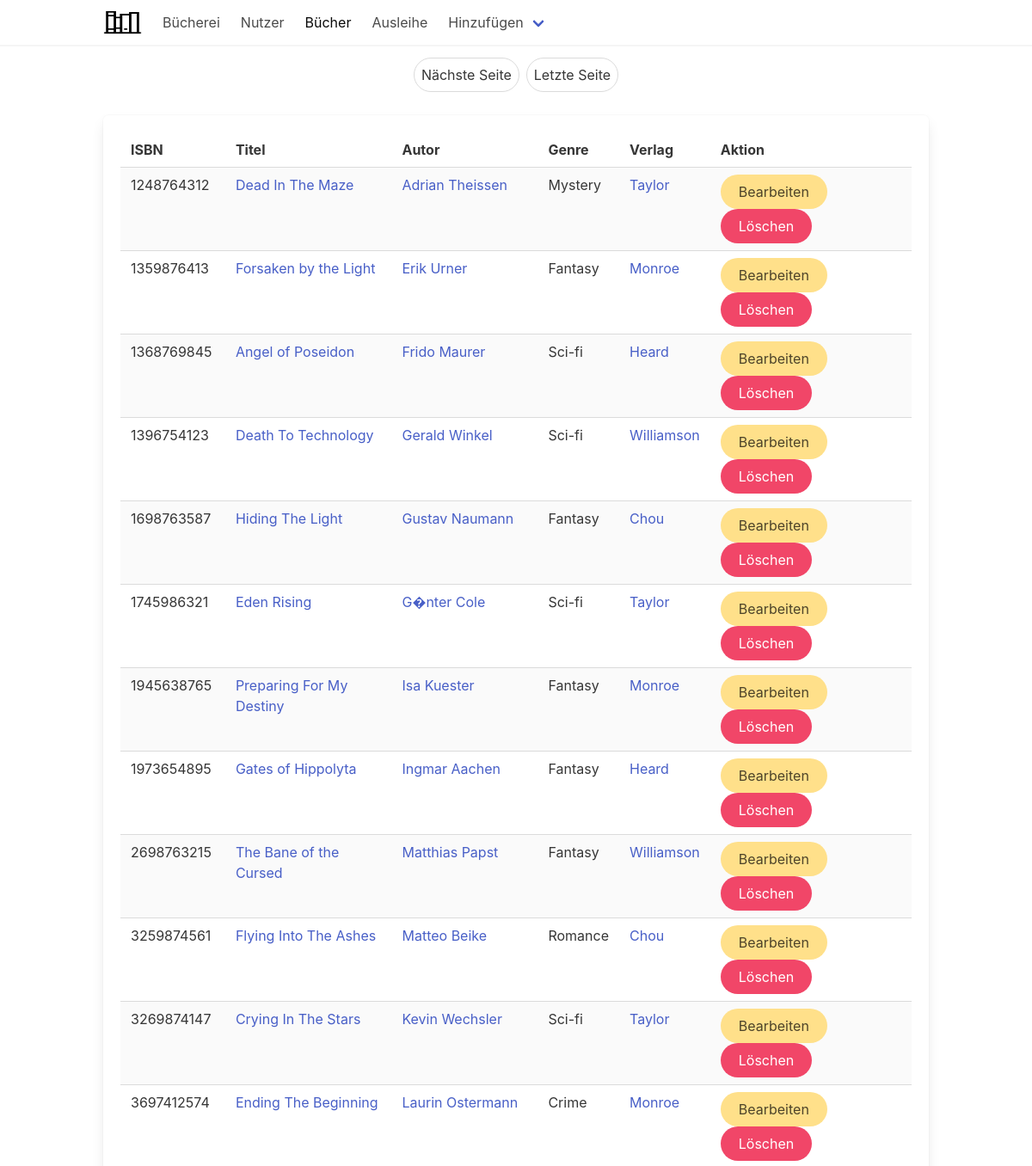
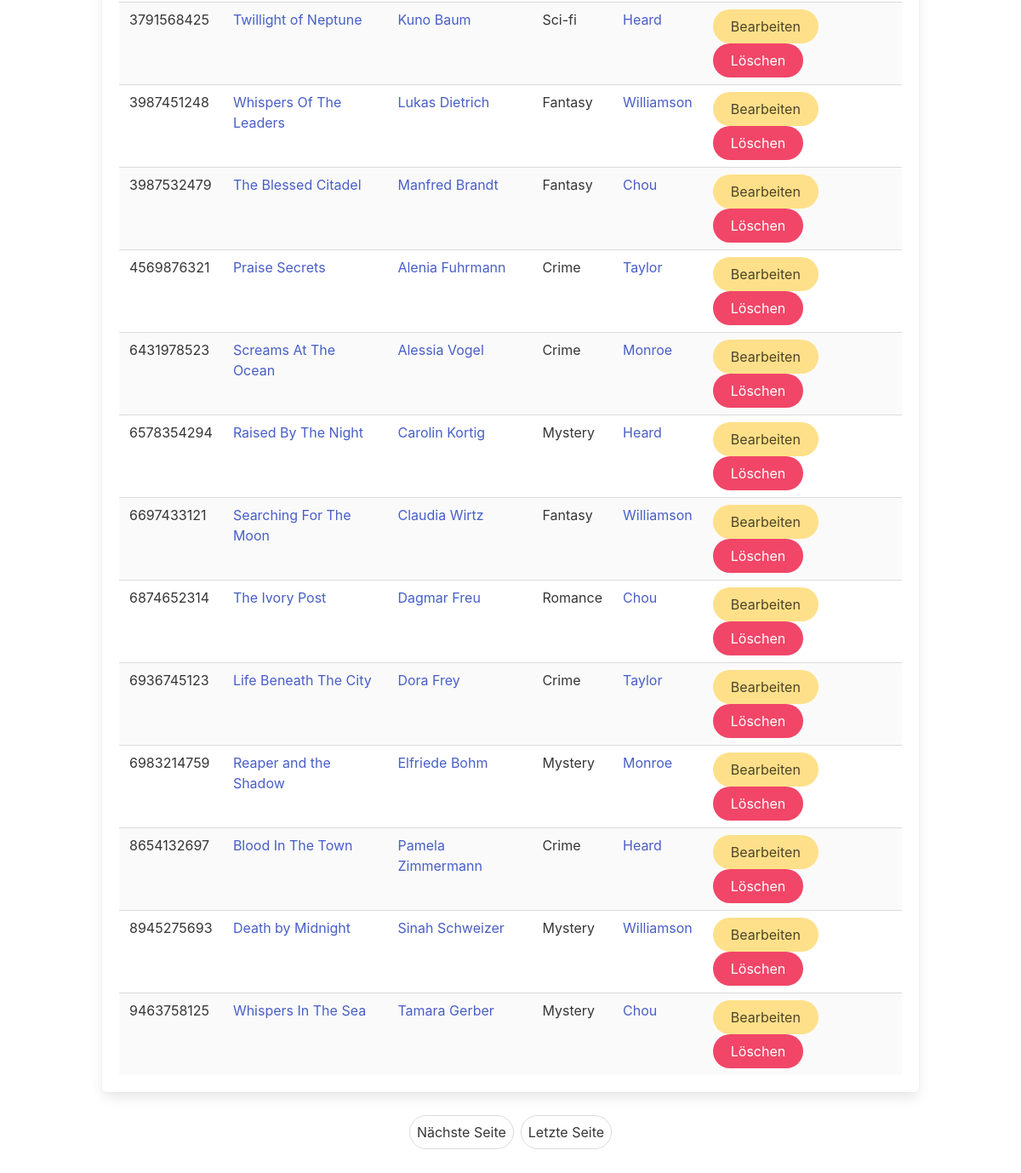
The app's page /buch/ with its own data (2 pictures, top to bottom).
### buecherei/models.py (models this page shows, shortened)
class Buch(models.Model):
    isbn = models.IntegerField()
    verlag = models.ForeignKey(Verlag, on_delete=models.CASCADE, related_name="verlag")
    titel = models.CharField(max_length=64)
    genre = models.CharField(max_length=64)
    jahr = models.IntegerField()
    autor = models.ManyToManyField(Autor)
    ausgeliehen = models.BooleanField(default=False)
    class Meta:
        verbose_name_plural = "Bücher"

class Autor(models.Model):
    vorname = models.CharField(max_length=64)
    nachname = models.CharField(max_length=64)
    class Meta:
        verbose_name_plural = "Autoren"

class Verlag(models.Model):
    name = models.CharField(max_length=64)
    telefonnummer = models.CharField(max_length=64)
    strasse = models.CharField(max_length=64)
    plz = models.IntegerField()
    ort = models.CharField(max_length=64)
    class Meta:
        verbose_name_plural = "Verlage"

### buecherei/views.py (the view, shortened to what this page needs)
# urls.py: path('buch/', views.buch, name='buch'),
def buch(request):
    if request.method == 'POST' and request.POST.get("delete"):
        id = request.POST.get("delete")
        buch = Buch.objects.get(id=id)
        buch.delete()
        messages.info(request, 'Das Buch wurde erfolgreich gelöscht!', extra_tags='message is-success')
        return redirect(reverse('buch'))
    if request.method == 'POST' and request.POST.get("edit"):
        form = BuchForm(instance=Buch.objects.get(id=request.POST.get("edit")))
        return render(request, 'edit.html', {
                        'id': request.POST.get("edit"),
                        'form': form,
                        })
    buecher = Buch.objects.all()
    paginator = Paginator(buecher, 25)
    page_number = request.GET.get('page')
    page_obj = paginator.get_page(page_number)
    buch_id = [x for x in page_obj.object_list]
    buch_autor_id = [buch_id[x].id for x in range(len(buch_id))]
    autor_id = [x[0] for x in Buch.objects.filter(id__in=buch_autor_id).values_list('autor')]
    autor_storage = [Autor.objects.filter(id=[x][0]) for x in autor_id]
    autor = [autor_storage[x][0] for x in range(len(autor_storage))]
    combo = zip(page_obj.object_list, autor)
    return render(request, 'buch.html', {
        "page_obj": page_obj,
        "combo": combo,
    })

### templates/buch.html
{% extends "index.html" %}
{% block navbar %}
    <a class="navbar-item" href="/">Bücherei</a>
    <a class="navbar-item" href="{% url "nutzer" %}">Nutzer</a>
    <a class="navbar-item is-active" href="{% url "buch" %}">Bücher</a>
    <a class="navbar-item" href="{% url "ausleih" %}">Ausleihe</a>
{% endblock %}
{% block table %}
    <table  class="table is-striped is-hoverable box">
        <tr>
            <th class="th">ISBN</th>
            <th class="th">Titel</th>
            <th class="th">Autor</th>
            <th class="th">Genre</th>
            <th class="th">Verlag</th>
            <th class=" th th__actions">Aktion</th>
        </tr>
        {% for buch, autor in combo %}
        <tr class="nutzer__table_row">
            <td class="td">{{ buch.isbn }}</td>
            <td class="td"><a href="{% url 'buch_detail' buch.id %}">{{ buch.titel }}</a></td>
            <td class="td"><a href="{% url 'autor_detail' autor.id %}">{{ autor.vorname }} {{ autor.nachname }}</a> </td>
            <td class="td">{{ buch.genre }}</td>
            <td class="td"><a href="{% url 'verlag' buch.verlag.id %}">{{ buch.verlag.name }}</a></td>
            <td class="td">
                <button type="submit" class="button is-warning is-rounded is-responsive" name="edit" value="{{ buch.id }}">Bearbeiten</button>
                <button type="submit" class="button is-danger is-rounded is-responsive" name="delete" value="{{ buch.id }}">Löschen</button>
            </td>
        </tr>
        {% endfor %}
    </table>
{% endblock %}

### buecherei/static/css/style.css (style rules this page uses)
a:link { text-decoration: none; }
.table { max-width: fit-content; justify-items: auto; margin: 15px auto; }

### records on screen
Buch: isbn "1248764312", titel "Dead In The Maze", vorname "Adrian", nachname "Theissen", genre "Mystery", verlag.name "Taylor", {{ buch.id }} 1 (drawn)
Buch: isbn "1359876413", titel "Forsaken by the Light", vorname "Erik", nachname "Urner", genre "Fantasy", verlag.name "Monroe", {{ buch.id }} 2 (drawn)
Buch: isbn "1368769845", titel "Angel of Poseidon", vorname "Frido", nachname "Maurer", genre "Sci-fi", verlag.name "Heard", {{ buch.id }} 3 (drawn)
Buch: isbn "1396754123", titel "Death To Technology", vorname "Gerald", nachname "Winkel", genre "Sci-fi", verlag.name "Williamson", {{ buch.id }} 4 (drawn)
Buch: isbn "1698763587", titel "Hiding The Light", vorname "Gustav", nachname "Naumann", genre "Fantasy", verlag.name "Chou", {{ buch.id }} 5 (drawn)
Buch: isbn "1745986321", titel "Eden Rising", vorname "G�nter", nachname "Cole", genre "Sci-fi", verlag.name "Taylor", {{ buch.id }} 6 (drawn)
Buch: isbn "1945638765", titel "Preparing For My Destiny", vorname "Isa", nachname "Kuester", genre "Fantasy", verlag.name "Monroe", {{ buch.id }} 7 (drawn)
Buch: isbn "1973654895", titel "Gates of Hippolyta", vorname "Ingmar", nachname "Aachen", genre "Fantasy", verlag.name "Heard", {{ buch.id }} 8 (drawn)
Buch: isbn "2698763215", titel "The Bane of the Cursed", vorname "Matthias", nachname "Papst", genre "Fantasy", verlag.name "Williamson", {{ buch.id }} 9 (drawn)
Buch: isbn "3259874561", titel "Flying Into The Ashes", vorname "Matteo", nachname "Beike", genre "Romance", verlag.name "Chou", {{ buch.id }} 10 (drawn)
Buch: isbn "3269874147", titel "Crying In The Stars", vorname "Kevin", nachname "Wechsler", genre "Sci-fi", verlag.name "Taylor", {{ buch.id }} 11 (drawn)
Buch: isbn "3697412574", titel "Ending The Beginning", vorname "Laurin", nachname "Ostermann", genre "Crime", verlag.name "Monroe", {{ buch.id }} 12 (drawn)
Buch: isbn "3791568425", titel "Twillight of Neptune", vorname "Kuno", nachname "Baum", genre "Sci-fi", verlag.name "Heard", {{ buch.id }} 13 (drawn)
Buch: isbn "3987451248", titel "Whispers Of The Leaders", vorname "Lukas", nachname "Dietrich", genre "Fantasy", verlag.name "Williamson", {{ buch.id }} 14 (drawn)
Buch: isbn "3987532479", titel "The Blessed Citadel", vorname "Manfred", nachname "Brandt", genre "Fantasy", verlag.name "Chou", {{ buch.id }} 15 (drawn)
Buch: isbn "4569876321", titel "Praise Secrets", vorname "Alenia", nachname "Fuhrmann", genre "Crime", verlag.name "Taylor", {{ buch.id }} 16 (drawn)
Buch: isbn "6431978523", titel "Screams At The Ocean", vorname "Alessia", nachname "Vogel", genre "Crime", verlag.name "Monroe", {{ buch.id }} 17 (drawn)
Buch: isbn "6578354294", titel "Raised By The Night", vorname "Carolin", nachname "Kortig", genre "Mystery", verlag.name "Heard", {{ buch.id }} 18 (drawn)
Buch: isbn "6697433121", titel "Searching For The Moon", vorname "Claudia", nachname "Wirtz", genre "Fantasy", verlag.name "Williamson", {{ buch.id }} 19 (drawn)
Buch: isbn "6874652314", titel "The Ivory Post", vorname "Dagmar", nachname "Freu", genre "Romance", verlag.name "Chou", {{ buch.id }} 20 (drawn)
Buch: isbn "6936745123", titel "Life Beneath The City", vorname "Dora", nachname "Frey", genre "Crime", verlag.name "Taylor", {{ buch.id }} 21 (drawn)
Buch: isbn "6983214759", titel "Reaper and the Shadow", vorname "Elfriede", nachname "Bohm", genre "Mystery", verlag.name "Monroe", {{ buch.id }} 22 (drawn)
Buch: isbn "8654132697", titel "Blood In The Town", vorname "Pamela", nachname "Zimmermann", genre "Crime", verlag.name "Heard", {{ buch.id }} 23 (drawn)
Buch: isbn "8945275693", titel "Death by Midnight", vorname "Sinah", nachname "Schweizer", genre "Mystery", verlag.name "Williamson", {{ buch.id }} 24 (drawn)
Buch: isbn "9463758125", titel "Whispers In The Sea", vorname "Tamara", nachname "Gerber", genre "Mystery", verlag.name "Chou", {{ buch.id }} 25 (drawn)
